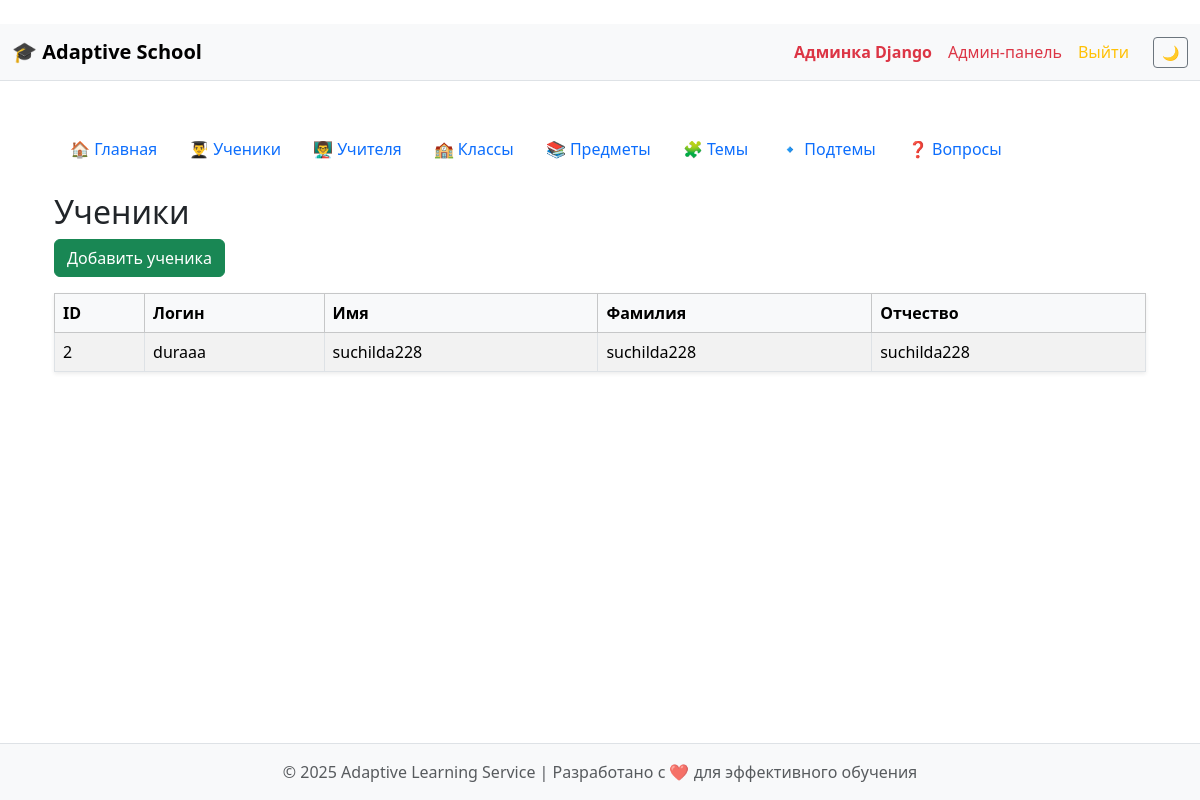
/admin-panel/students/ (signed in), run on an earlier commit of the app's database.
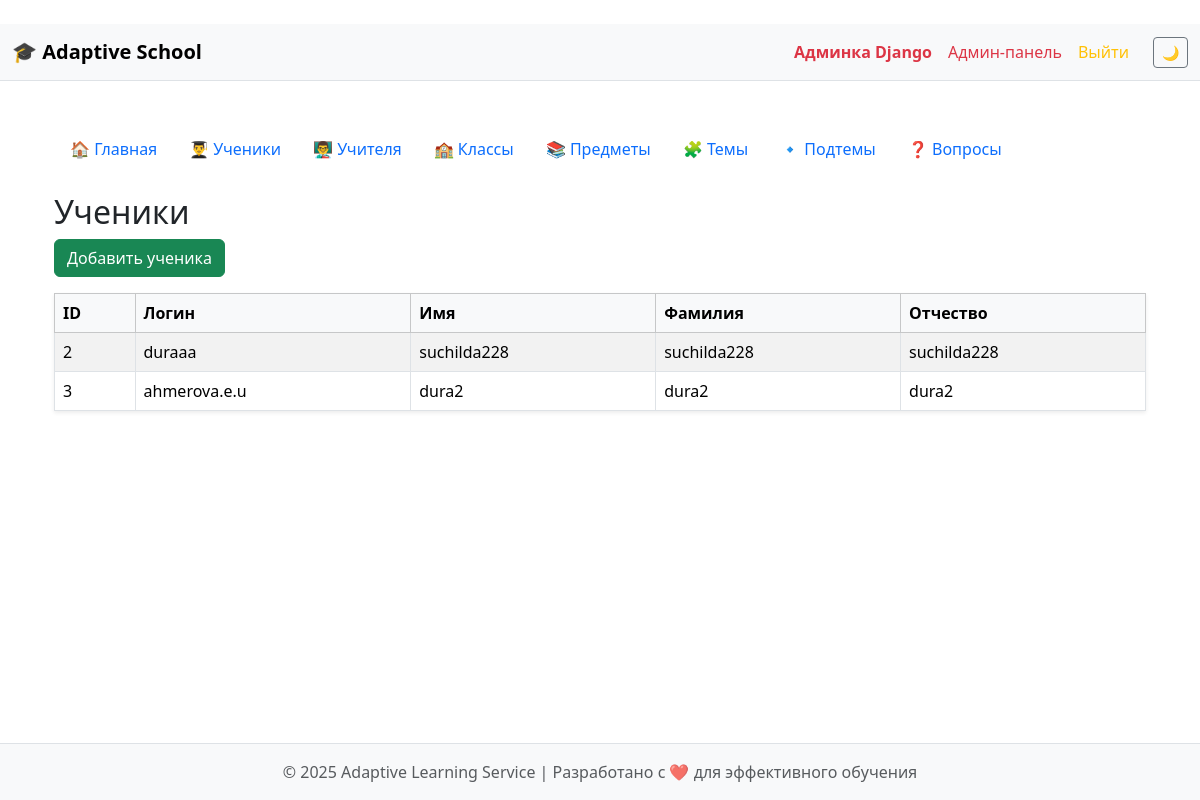
And on a later commit of the database.
### school/models.py (models this page shows, shortened)
class Student(models.Model):
    user = models.OneToOneField(User, on_delete=models.CASCADE)
    name = models.CharField(max_length=100)
    surname = models.CharField(max_length=100)
    patronymic = models.CharField(max_length=100, blank=True)
    class Meta:
        verbose_name = "Ученик"
        verbose_name_plural = "Ученики"

### administrator/views.py (the view)
# urls.py: path("students/", views.student_list, name="admin_students"),
@superuser_required
def student_list(request):
    return render(request, "adminpanel/student_list.html", {
        "students": Student.objects.all()
    })

### administrator/views.py (called while the page is built)
def superuser_required(view):
    return user_passes_test(lambda u: u.is_superuser, login_url="/")(view)

### templates/adminpanel/student_list.html
﻿{% extends "adminpanel/base_admin.html" %}
{% block admin_content %}
  <h2>Ученики</h2>
  <a href="{% url 'admin_add_student' %}" class="btn btn-success mb-3">Добавить ученика</a>
  <table class="table table-striped table-bordered shadow-sm">
    <thead class="table-light">
    <tr>
      <th>ID</th>
      <th>Логин</th>
      <th>Имя</th>
      <th>Фамилия</th>
      <th>Отчество</th>
    </tr>
    </thead>
    <tbody>
    {% for s in students %}
      <tr>
        <td>{{ s.id }}</td>
        <td>{{ s.user.username }}</td>
        <td>{{ s.name }}</td>
        <td>{{ s.surname }}</td>
        <td>{{ s.patronymic }}</td>
      </tr>
    {% endfor %}
    </tbody>
  </table>
{% endblock %}

What changed in the data, as far as the page shows it:
added Student: id "3", user.username "ahmerova.e.u", name "dura2", surname "dura2", patronymic "dura2"
